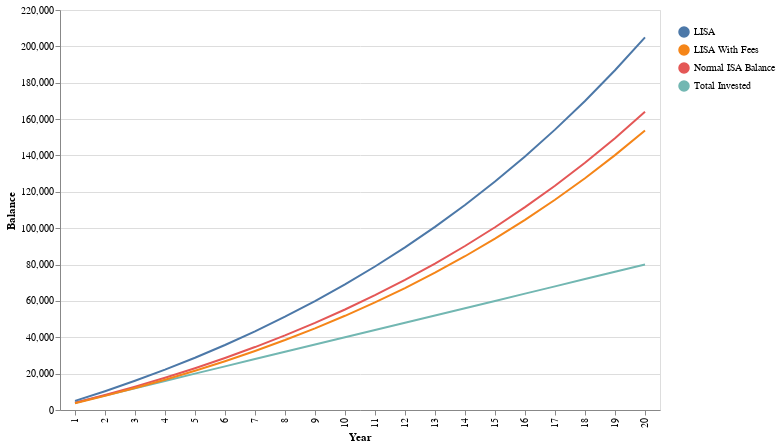

This figure's notebook cell:
### Markdown cell above
Investing in a LISA and withdrawing fee free is much better than investing
in a normal ISA.

Investing in a normal ISA is marginally better than a LISA with fees.

Investing in a LISA and withdrawing with fees is much better than not investing.

So don't let the fees put you off too much!

### Code cell
#hide-input
legend = ' '
sheet = lisa(legend)
chart = create_line_chart(sheet, 'Year', 'Balance', legend)
chart.display()

### Figure 1 — Vega-Lite specification as saved in the notebook (floating-point values rounded to 4 significant figures)
{"config": {"view": {"continuousWidth": 400, "continuousHeight": 300}}, "layer": [{"mark": "line", "encoding": {"color": {"type": "nominal", "field": " "}, "x": {"type": "ordinal", "field": "Year"}, "y": {"type": "quantitative", "field": "Balance"}}}, {"mark": {"type": "rule", "color": "#aaa"}, "encoding": {"x": {"type": "ordinal", "field": "Year"}}, "transform": [{"filter": {"selection": "selector003"}}]}, {"mark": "circle", "encoding": {"color": {"type": "nominal", "field": " "}, "opacity": {"condition": {"value": 1, "selection": "selector003"}, "value": 0}, "x": {"type": "ordinal", "field": "Year"}, "y": {"type": "quantitative", "field": "Balance"}}, "selection": {"selector003": {"type": "single", "encodings": ["x"], "on": "mouseover", "nearest": true, "empty": "none"}}}, {"mark": {"type": "text", "align": "left", "dx": 5, "dy": -5, "stroke": "white", "strokeWidth": 2}, "encoding": {"color": {"type": "nominal", "field": " "}, "text": {"type": "quantitative", "field": "Balance", "format": ",.2r"}, "x": {"type": "ordinal", "field": "Year"}, "y": {"type": "quantitative", "field": "Balance"}}, "transform": [{"filter": {"selection": "selector003"}}]}, {"mark": {"type": "text", "align": "left", "dx": 5, "dy": -5}, "encoding": {"color": {"type": "nominal", "field": " "}, "text": {"type": "quantitative", "field": "Balance", "format": ",.2r"}, "x": {"type": "ordinal", "field": "Year"}, "y": {"type": "quantitative", "field": "Balance"}}, "transform": [{"filter": {"selection": "selector003"}}]}], "data": {"name": "data-24d0b362bdf59e9dd586b0e7171a4c04"}, "height": 400, "width": 600, "$schema": "https://vega.github.io/schema/vega-lite/v4.8.1.json", "datasets": {"data-24d0b362bdf59e9dd586b0e7171a4c04": [{"Year": 1, "Total Interest": 0.0, "Balance": 4000.0, " ": "Total Invested"}, {"Year": 2, "Total Interest": 0.0, "Balance": 8000.0, " ": "Total Invested"}, {"Year": 3, "Total Interest": 0.0, "Balance": 12000.0, " ": "Total Invested"}, {"Year": 4, "Total Interest": 0.0, "Balance": 16000.0, " ": "Total Invested"}, {"Year": 5, "Total Interest": 0.0, "Balance": 20000.0, " ": "Total Invested"}, {"Year": 6, "Total Interest": 0.0, "Balance": 24000.0, " ": "Total Invested"}, {"Year": 7, "Total Interest": 0.0, "Balance": 28000.0, " ": "Total Invested"}, {"Year": 8, "Total Interest": 0.0, "Balance": 32000.0, " ": "Total Invested"}, {"Year": 9, "Total Interest": 0.0, "Balance": 36000.0, " ": "Total Invested"}, {"Year": 10, "Total Interest": 0.0, "Balance": 40000.0, " ": "Total Invested"}, {"Year": 11, "Total Interest": 0.0, "Balance": 44000.0, " ": "Total Invested"}, {"Year": 12, "Total Interest": 0.0, "Balance": 48000.0, " ": "Total Invested"}, {"Year": 13, "Total Interest": 0.0, "Balance": 52000.0, " ": "Total Invested"}, {"Year": 14, "Total Interest": 0.0, "Balance": 56000.0, " ": "Total Invested"}, {"Year": 15, "Total Interest": 0.0, "Balance": 60000.0, " ": "Total Invested"}, {"Year": 16, "Total Interest": 0.0, "Balance": 64000.0, " ": "Total Invested"}, {"Year": 17, "Total Interest": 0.0, "Balance": 68000.0, " ": "Total Invested"}, {"Year": 18, "Total Interest": 0.0, "Balance": 72000.0, " ": "Total Invested"}, {"Year": 19, "Total Interest": 0.0, "Balance": 76000.0, " ": "Total Invested"}, {"Year": 20, "Total Interest": 0.0, "Balance": 80000.0, " ": "Total Invested"}, {"Year": 1, "Total Interest": 0.0, "Balance": 4000.0, " ": "Normal ISA Balance"}, {"Year": 2, "Total Interest": 280.0, "Balance": 8280.0, " ": "Normal ISA Balance"}, {"Year": 3, "Total Interest": 859.6, "Balance": 12860.0, " ": "Normal ISA Balance"}, {"Year": 4, "Total Interest": 1760.0, "Balance": 17760.0, " ": "Normal ISA Balance"}, {"Year": 5, "Total Interest": 3003.0, "Balance": 23000.0, " ": "Normal ISA Balance"}, {"Year": 6, "Total Interest": 4613.0, "Balance": 28610.0, " ": "Normal ISA Balance"}, {"Year": 7, "Total Interest": 6616.0, "Balance": 34620.0, " ": "Normal ISA Balance"}, {"Year": 8, "Total Interest": 9039.0, "Balance": 41040.0, " ": "Normal ISA Balance"}, {"Year": 9, "Total Interest": 11910.0, "Balance": 47910.0, " ": "Normal ISA Balance"}, {"Year": 10, "Total Interest": 15270.0, "Balance": 55270.0, " ": "Normal ISA Balance"}, {"Year": 11, "Total Interest": 19130.0, "Balance": 63130.0, " ": "Normal ISA Balance"}, {"Year": 12, "Total Interest": 23550.0, "Balance": 71550.0, " ": "Normal ISA Balance"}, {"Year": 13, "Total Interest": 28560.0, "Balance": 80560.0, " ": "Normal ISA Balance"}, {"Year": 14, "Total Interest": 34200.0, "Balance": 90200.0, " ": "Normal ISA Balance"}, {"Year": 15, "Total Interest": 40520.0, "Balance": 100500.0, " ": "Normal ISA Balance"}, {"Year": 16, "Total Interest": 47550.0, "Balance": 111600.0, " ": "Normal ISA Balance"}, {"Year": 17, "Total Interest": 55360.0, "Balance": 123400.0, " ": "Normal ISA Balance"}, {"Year": 18, "Total Interest": 64000.0, "Balance": 136000.0, " ": "Normal ISA Balance"}, {"Year": 19, "Total Interest": 73520.0, "Balance": 149500.0, " ": "Normal ISA Balance"}, {"Year": 20, "Total Interest": 83980.0, "Balance": 164000.0, " ": "Normal ISA Balance"}, {"Year": 1, "Total Interest": 0.0, "Balance": 5000.0, " ": "LISA"}, {"Year": 2, "Total Interest": 350.0, "Balance": 10350.0, " ": "LISA"}, {"Year": 3, "Total Interest": 1075.0, "Balance": 16070.0, " ": "LISA"}, {"Year": 4, "Total Interest": 2200.0, "Balance": 22200.0, " ": "LISA"}, {"Year": 5, "Total Interest": 3754.0, "Balance": 28750.0, " ": "LISA"}, {"Year": 6, "Total Interest": 5766.0, "Balance": 35770.0, " ": "LISA"}, {"Year": 7, "Total Interest": 8270.0, "Balance": 43270.0, " ": "LISA"}, {"Year": 8, "Total Interest": 11300.0, "Balance": 51300.0, " ": "LISA"}, {"Year": 9, "Total Interest": 14890.0, "Balance": 59890.0, " ": "LISA"}, {"Year": 10, "Total Interest": 19080.0, "Balance": 69080.0, " ": "LISA"}, {"Year": 11, "Total Interest": 23920.0, "Balance": 78920.0, " ": "LISA"}, {"Year": 12, "Total Interest": 29440.0, "Balance": 89440.0, " ": "LISA"}, {"Year": 13, "Total Interest": 35700.0, "Balance": 100700.0, " ": "LISA"}, {"Year": 14, "Total Interest": 42750.0, "Balance": 112800.0, " ": "LISA"}, {"Year": 15, "Total Interest": 50650.0, "Balance": 125600.0, " ": "LISA"}, {"Year": 16, "Total Interest": 59440.0, "Balance": 139400.0, " ": "LISA"}, {"Year": 17, "Total Interest": 69200.0, "Balance": 154200.0, " ": "LISA"}, {"Year": 18, "Total Interest": 80000.0, "Balance": 170000.0, " ": "LISA"}, {"Year": 19, "Total Interest": 91890.0, "Balance": 186900.0, " ": "LISA"}, {"Year": 20, "Total Interest": 105000.0, "Balance": 205000.0, " ": "LISA"}, {"Year": 1, "Total Interest": 0.0, "Balance": 3750.0, " ": "LISA With Fees"}, {"Year": 2, "Total Interest": 350.0, "Balance": 7762.0, " ": "LISA With Fees"}, {"Year": 3, "Total Interest": 1075.0, "Balance": 12060.0, " ": "LISA With Fees"}, {"Year": 4, "Total Interest": 2200.0, "Balance": 16650.0, " ": "LISA With Fees"}, {"Year": 5, "Total Interest": 3754.0, "Balance": 21570.0, " ": "LISA With Fees"}, {"Year": 6, "Total Interest": 5766.0, "Balance": 26820.0, " ": "LISA With Fees"}, {"Year": 7, "Total Interest": 8270.0, "Balance": 32450.0, " ": "LISA With Fees"}, {"Year": 8, "Total Interest": 11300.0, "Balance": 38470.0, " ": "LISA With Fees"}, {"Year": 9, "Total Interest": 14890.0, "Balance": 44920.0, " ": "LISA With Fees"}, {"Year": 10, "Total Interest": 19080.0, "Balance": 51810.0, " ": "LISA With Fees"}, {"Year": 11, "Total Interest": 23920.0, "Balance": 59190.0, " ": "LISA With Fees"}, {"Year": 12, "Total Interest": 29440.0, "Balance": 67080.0, " ": "LISA With Fees"}, {"Year": 13, "Total Interest": 35700.0, "Balance": 75530.0, " ": "LISA With Fees"}, {"Year": 14, "Total Interest": 42750.0, "Balance": 84560.0, " ": "LISA With Fees"}, {"Year": 15, "Total Interest": 50650.0, "Balance": 94230.0, " ": "LISA With Fees"}, {"Year": 16, "Total Interest": 59440.0, "Balance": 104600.0, " ": "LISA With Fees"}, {"Year": 17, "Total Interest": 69200.0, "Balance": 115700.0, " ": "LISA With Fees"}, {"Year": 18, "Total Interest": 80000.0, "Balance": 127500.0, " ": "LISA With Fees"}, {"Year": 19, "Total Interest": 91890.0, "Balance": 140200.0, " ": "LISA With Fees"}, {"Year": 20, "Total Interest": 105000.0, "Balance": 153700.0, " ": "LISA With Fees"}]}}
